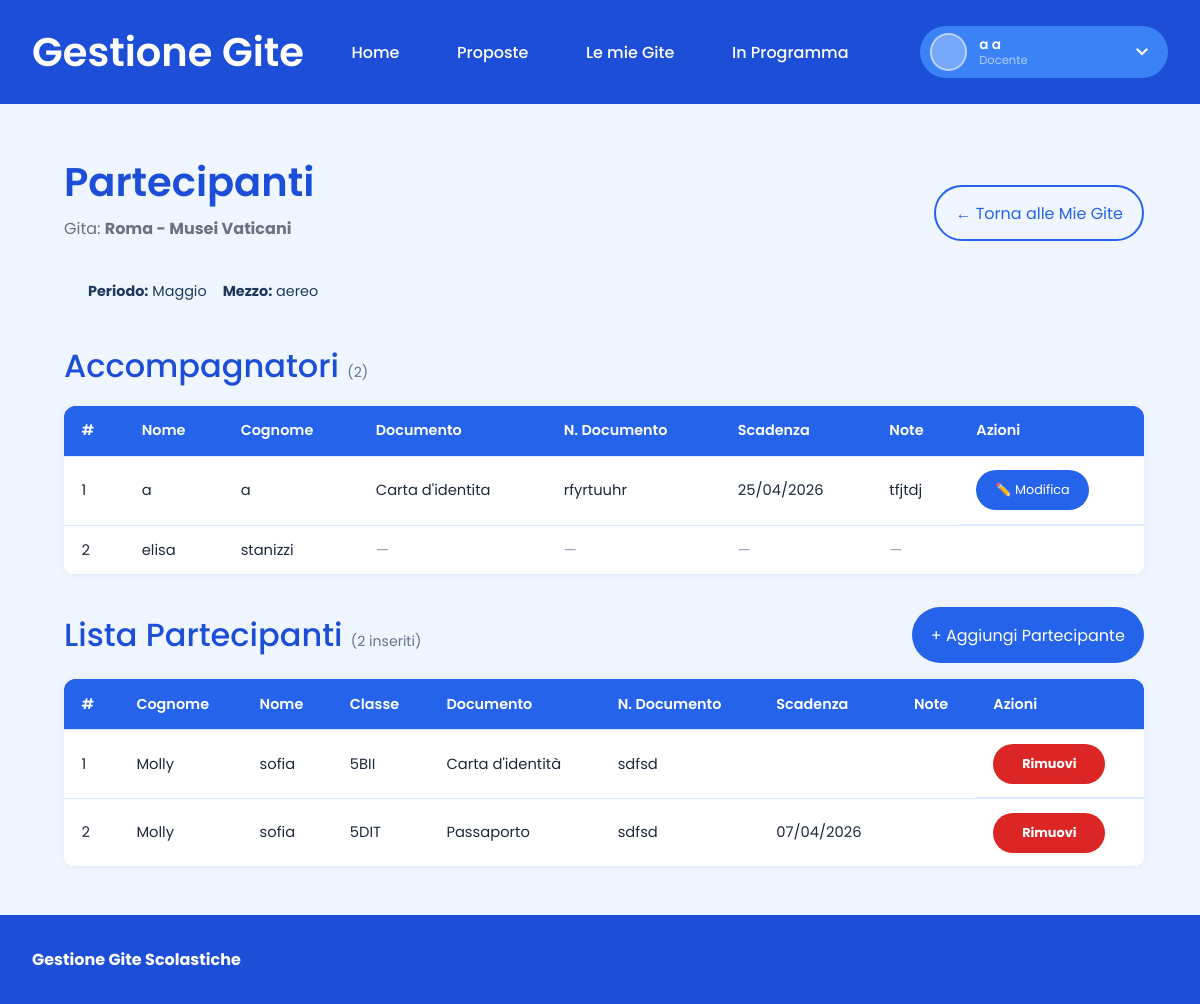
The page /partecipanti.php?id=6 (signed in) on the database its author committed.
### tables this page shows
CREATE TABLE `gite5` (
  `idGita` int(11) NOT NULL,
  `idUtente` int(11) NOT NULL,
  `destinazione` varchar(255) NOT NULL,
  `descrizione` varchar(50) DEFAULT NULL,
  `mezzo` varchar(100) DEFAULT NULL,
  `periodo` varchar(100) DEFAULT NULL,
  `giornoInizio` date DEFAULT NULL,
  `giornoFine` date DEFAULT NULL,
  `costoAPersona` decimal(10,2) DEFAULT NULL,
  `numAlunni` int(11) DEFAULT NULL,
  `classi` varchar(20) DEFAULT NULL,
  `idStato` int(11) NOT NULL
);

CREATE TABLE `accompagnatori` (
  `id` int(11) NOT NULL,
  `idgita` int(11) NOT NULL,
  `idutente` int(11) NOT NULL,
  `tipo_gita` enum('1g','5g') NOT NULL,
  `documento` varchar(50) DEFAULT NULL,
  `nDocumento` varchar(50) DEFAULT NULL,
  `scadenza` date DEFAULT NULL,
  `note` text DEFAULT NULL
);

CREATE TABLE `utente` (
  `IDUtente` int(11) NOT NULL,
  `Nome` varchar(50) NOT NULL,
  `Cognome` varchar(50) NOT NULL,
  `Mail` varchar(100) NOT NULL,
  `Password` varchar(255) NOT NULL,
  `IDTipo` int(11) NOT NULL
);

CREATE TABLE `partecipanti` (
  `id` int(11) NOT NULL,
  `idgita` int(11) NOT NULL,
  `nome` varchar(50) NOT NULL,
  `cognome` varchar(50) NOT NULL,
  `classe` varchar(10) NOT NULL,
  `descrizione` text DEFAULT NULL,
  `documento` varchar(50) DEFAULT NULL,
  `nDocumento` varchar(50) DEFAULT NULL,
  `scadenza` date DEFAULT NULL
);

### partecipanti.php (the view, shortened to what this page needs)
<?php
include('nav.php');
$idGita = isset($_GET['id']) ? intval($_GET['id']) : 0;
$idUtenteLoggato = intval($_SESSION['id_utente'] ?? 0);
$ruolo           = $_SESSION['ruolo']     ?? 0;
$sqlGita = "SELECT * FROM gite5 WHERE idGita = $idGita";
$resGita = mysqli_query($conn, $sqlGita);
$gita = mysqli_fetch_assoc($resGita);
$resAcc = mysqli_query($conn,
    "SELECT a.*, CONCAT(u.Nome, ' ', u.Cognome) AS nomeUtente, u.Nome AS nome_u, u.Cognome AS cognome_u
     FROM accompagnatori a JOIN utente u ON a.idutente = u.IDUtente
     WHERE a.idgita = $idGita AND a.tipo_gita = '5g'
     ORDER BY u.Cognome ASC, u.Nome ASC"
);
$resPart = mysqli_query($conn, "SELECT * FROM partecipanti WHERE idgita = $idGita ORDER BY cognome ASC, nome ASC");
$totPart = $resPart ? mysqli_num_rows($resPart) : 0;
$destDisplay = htmlspecialchars($gita['destinazione'] ?? '');
$periodoDisp = htmlspecialchars($gita['periodo']      ?? '');
$mezzoDisp   = htmlspecialchars($gita['mezzo']        ?? '');
?>
<!DOCTYPE html>
<html lang="it">
<head>
    <link rel="stylesheet" href="style.css">
    <link rel="stylesheet" href="vetrina.css">
    <link rel="stylesheet" href="style_custom.css">
</head>
<body>
<div class="container">
<main class="content bozze-padding">
    <div class="hero-section" style="display:flex;justify-content:space-between;align-items:flex-end;margin-bottom:1.5rem;">
        <div>
            <h2 style="margin-bottom:0.25rem;color:var(--blue-700);">Partecipanti</h2>
            <p style="color:#64748b;margin:0;">Gita: <strong><?php echo $destDisplay; ?></strong></p>
        </div>
        <a href="mieGite.php" class="button outline" style="text-decoration:none;">&#8592; Torna alle Mie Gite</a>
    </div>
    <div style="display:flex;flex-wrap:wrap;gap:1rem;background:var(--blue-50,#eff6ff);border-radius:10px;padding:1rem 1.5rem;margin-bottom:1.5rem;">
        <?php if ($periodoDisp): ?><span style="font-size:0.9rem;"><strong>Periodo:</strong> <?php echo $periodoDisp; ?></span><?php endif; ?>
        <?php if ($mezzoDisp): ?><span style="font-size:0.9rem;"><strong>Mezzo:</strong> <?php echo $mezzoDisp; ?></span><?php endif; ?>
    </div>
    <div style="display:flex;justify-content:space-between;align-items:center;margin-bottom:1rem;">
        <h3 style="color:var(--blue-700);margin:0;">
            Accompagnatori
            <span style="font-size:0.88rem;font-weight:400;color:#64748b;">(<?php echo $resAcc ? mysqli_num_rows($resAcc) : 0; ?>)</span>
        </h3>
    </div>
    <div class="table-section" style="margin-bottom:2rem;">
        <div class="table-container">
            <table>
                <thead>
                    <tr>
                        <th>#</th>
                        <th>Nome</th>
                        <th>Cognome</th>
                        <th>Documento</th>
                        <th>N. Documento</th>
                        <th>Scadenza</th>
                        <th>Note</th>
                        <th>Azioni</th>
                    </tr>
                </thead>
                <tbody>
                <?php
                if ($resAcc && mysqli_num_rows($resAcc) > 0):
                    $nAcc = 1;
                    while ($acc = mysqli_fetch_assoc($resAcc)):
                        $aId      = intval($acc['id']);
                        $aNome    = htmlspecialchars($acc['nome_u']    ?? '');
                        $aCognome = htmlspecialchars($acc['cognome_u'] ?? '');
                        $aDoc     = htmlspecialchars($acc['documento']  ?? '');
                        $aNDoc    = htmlspecialchars($acc['nDocumento'] ?? '');
                        $aScad    = $acc['scadenza'] ? date('d/m/Y', strtotime($acc['scadenza'])) : '';
                        $aNote    = htmlspecialchars($acc['note'] ?? '');
                        $aDocJ    = htmlspecialchars($acc['documento']  ?? '', ENT_QUOTES);
                        $aNDocJ   = htmlspecialchars($acc['nDocumento'] ?? '', ENT_QUOTES);
                        $aScadV   = $acc['scadenza'] ?? '';
                        $aNoteJ   = htmlspecialchars($acc['note'] ?? '', ENT_QUOTES);
                        $canEdit = ($acc['idutente'] == $idUtenteLoggato || $ruolo == 2);
                ?>
                    <tr>
                        <td><?php echo $nAcc++; ?></td>
                        <td><?php echo $aNome; ?></td>
                        <td><?php echo $aCognome; ?></td>
                        <td><?php echo $aDoc  ?: '<span style="color:#94a3b8;">—</span>'; ?></td>
                        <td><?php echo $aNDoc ?: '<span style="color:#94a3b8;">—</span>'; ?></td>
                        <td><?php echo $aScad ?: '<span style="color:#94a3b8;">—</span>'; ?></td>
                        <td><?php echo $aNote ?: '<span style="color:#94a3b8;">—</span>'; ?></td>
                        <td>
                            <?php if ($canEdit): ?>
                            <button type="button" class="button xs"
                                data-acc-id="<?php echo $aId; ?>"
                                data-nome="<?php echo $aNome; ?> <?php echo $aCognome; ?>"
                                data-doc="<?php echo $aDocJ; ?>"
                                data-ndoc="<?php echo $aNDocJ; ?>"
                                data-scad="<?php echo $aScadV; ?>"
                                data-note="<?php echo $aNoteJ; ?>"
                                onclick="apriModAcc(this)">✏️ Modifica</button>
                            <?php endif; ?>
                        </td>
                    </tr>
                <?php endwhile; else: ?>
                    <tr><td colspan="8" style="text-align:center;color:#94a3b8;">Nessun accompagnatore registrato.</td></tr>
                <?php endif; ?>
                </tbody>
            </table>
        </div>
    </div>
    <div style="display:flex;justify-content:space-between;align-items:center;margin-bottom:1rem;">
        <h3 style="color:var(--blue-700);margin:0;">
            Lista Partecipanti
            <span style="font-size:0.88rem;font-weight:400;color:#64748b;">(<?php echo $totPart; ?> inseriti)</span>
        </h3>
        <button class="button" onclick="document.getElementById('modalAggiungi').classList.remove('hidden')">+ Aggiungi Partecipante</button>
    </div>
    <div class="table-section">
        <div class="table-container">
            <table>
                <thead>
                    <tr>
                        <th>#</th>
                        <th>Cognome</th>
                        <th>Nome</th>
                        <th>Classe</th>
                        <th>Documento</th>
                        <th>N. Documento</th>
                        <th>Scadenza</th>
                        <th>Note</th>
                        <th>Azioni</th>
                    </tr>
                </thead>
                <tbody>
                <?php if ($totPart > 0):
                    $n = 1;
                    while ($p = mysqli_fetch_assoc($resPart)):
                        $pNome    = htmlspecialchars($p['nome']);
                        $pCognome = htmlspecialchars($p['cognome']);
                        $pClasse  = htmlspecialchars($p['classe']);
                        $pDoc     = htmlspecialchars($p['documento']  ?? '');
                        $pNDoc    = htmlspecialchars($p['nDocumento'] ?? '');
                        $pScad    = $p['scadenza'] ? date('d/m/Y', strtotime($p['scadenza'])) : '';
                        $pNote    = htmlspecialchars($p['descrizione'] ?? '');
                ?>
                    <tr>
                        <td><?php echo $n++; ?></td>
                        <td><?php echo $pCognome; ?></td>
                        <td><?php echo $pNome; ?></td>
                        <td><?php echo $pClasse; ?></td>
                        <td><?php echo $pDoc  ?: ''; ?></td>
                        <td><?php echo $pNDoc ?: ''; ?></td>
                        <td><?php echo $pScad ?: ''; ?></td>
                        <td><?php echo $pNote ?: ''; ?></td>
                        <td>
                            <form method="POST" action="partecipanti.php?id=<?php echo $idGita; ?>" style="margin:0;" onsubmit="return confirm('Rimuovere questo partecipante?');">
                                <button type="submit" class="button cancel xs">Rimuovi</button>
                            </form>
                        </td>
                    </tr>
                <?php endwhile; else: ?>
                    <tr><td colspan="9" style="text-align:center;color:#94a3b8;">Nessun partecipante inserito.</td></tr>
                <?php endif; ?>
                </tbody>
            </table>
        </div>
    </div>
</main>
<footer>
    <div class="footer-container">
        <div class="footer-left">
            <p><strong>Gestione Gite Scolastiche</strong></p>
        </div>
    </div>
</footer>
</div>
</body>
</html>

### style.css (style rules this page uses)
:root { --blue-50: #EFF6FF; --blue-100: #DBEAFE; --blue-200: #BFDBFE; --blue-400: #60A5FA; --blue-500: #3B82F6; --blue-600: #2563EB; --blue-700: #1D4ED8; --blue-900: #1E3A5F; --color-primary: var(--blue-600); --color-primary-hover: var(--blue-700); --color-secondary: var(--blue-400); --color-accent: var(--blue-200); --color-surface: var(--blue-50); --color-surface-hover: var(--blue-100); --my-white: #ffffff; --my-white-h: var(--blue-100); --my-icy-blue: var(--blue-100); --my-blue: var(--blue-600); --my-dark-blue: var(--blue-900); --my-gray: #6B7280; --my-green: #16A34A; --my-red: #DC2626; --my-yellow: #EAB308; --my-background: var(--blue-50); --pro: var(--blue-400); --hex-dark-blue: var(--blue-700); --hex-red: #DC2626; --hex-orange: #F97316; --hex-yellow: #EAB308; --hex-dark-green: #16A34A; --hex-light-green: #86EFAC; --hex-light-blue: var(--blue-400); --hex-blue: var(--blue-600); --hex-purple: #7C3AED; --radius: 30px; --radius-1: 16px; --header-color: var(--blue-700); --header-color-hover: var(--blue-900); --footer-color: var(--blue-800, #1E40AF); --text-on-light: var(--blue-900); --text-on-primary: #ffffff; --link-color: var(--blue-600); --link-hover-color: var(--blue-700); --header-height: 6.5rem; margin: 0; padding: 0; font-family: 'Poppins', sans-serif; --h1: 3rem; --h2: 2.5rem; --h3: 2rem; --h4: 1.5rem; --p: 1rem; }
body { background: var(--my-background); color: var(--text-on-light); padding: 0; margin: 0; }
footer { width: 100%; background: var(--blue-700); padding: 2rem 0; color: var(--text-on-primary); }
.footer-container { max-width: 1200px; margin: 0 auto; padding: 0 2rem; display: flex; justify-content: space-between; align-items: center; flex-wrap: wrap; gap: 1rem; }
.footer-left { display: flex; flex-direction: column; gap: 0.5rem; }
h1, h2, h3, h4, p, a { margin: 0; color: inherit; }
h2 { font-size: var(--h2); font-weight: 600; }
h3 { font-size: var(--h3); font-weight: 500; }
p, a { font-size: var(--p); font-weight: normal; }
a { color: var(--link-color); }
.container { width: 100%; top: var(--header-height); min-height: 100vh; display: flex; flex-direction: column; }
.content { flex-grow: 1; width: 100%; }

### vetrina.css (style rules this page uses)
button.m, button, .button { border-radius: var(--radius); border: none; background: var(--blue-600); color: white; height: 3.5rem; min-width: 8.5rem; padding: 0 1.2rem; box-sizing: border-box; font-family: inherit; font-size: 1rem; display: inline-flex; align-items: center; justify-content: center; cursor: pointer; text-decoration: none; transition: background 0.18s ease, box-shadow 0.18s ease, transform 0.1s ease; }
button.cancel, .button.cancel { background: var(--hex-red); font-weight: bold; }
button.xs, .button.xs { height: 2.5rem; min-width: 7rem; font-size: 0.8rem; }
button.outline, .button.outline { background: transparent; border: 2px solid var(--blue-600); color: var(--blue-600); }
.table-container { overflow-x: auto; border-radius: var(--radius-1); box-shadow: 0 0 10px rgba(0,0,0,0.05); background: white; }

### style_custom.css (style rules this page uses)
.hero-section p { color: var(--my-gray) !important; }
.bozze-padding { padding: 3rem 4rem; max-width: 90%; min-height: 50vh; margin: 0 auto; }
.table-container { overflow-x: auto; border-radius: 12px; }
.table-container table { width: 100%; border-collapse: collapse; }
.table-container thead tr { background: var(--blue-600); color: #fff; }
.table-container thead th { padding: 0.9rem 1.1rem; font-weight: 600; font-size: 0.9rem; text-align: left; white-space: nowrap; }
.table-container tbody tr { border-bottom: 1px solid var(--blue-100); transition: background 0.15s; }
.table-container tbody td { padding: 0.85rem 1.1rem; font-size: 0.92rem; color: #1e293b; vertical-align: middle; }
.table-container tbody td:last-child { display: flex; align-items: center; gap: 0.4rem; flex-wrap: nowrap; }

### rows shown on the page
gite5: destinazione "Roma - Musei Vaticani", periodo "Maggio", mezzo "aereo"
accompagnatori: idutente.Nome "a", idutente.Cognome "a", documento "Carta d'identita", nDocumento "rfyrtuuhr", scadenza "25/04/2026", note "tfjtdj"
accompagnatori: idutente.Nome "elisa", idutente.Cognome "stanizzi", documento "—", nDocumento "—", scadenza "—", note "—"
partecipanti: cognome "Molly", nome "sofia", classe "5BII", documento "Carta d'identità", nDocumento "sdfsd"
partecipanti: cognome "Molly", nome "sofia", classe "5DIT", documento "Passaporto", nDocumento "sdfsd", scadenza "07/04/2026"

### other values the page prints
$nome_utente "a a"
mysqli_num_rows($resAcc) "2"
$totPart "2"
